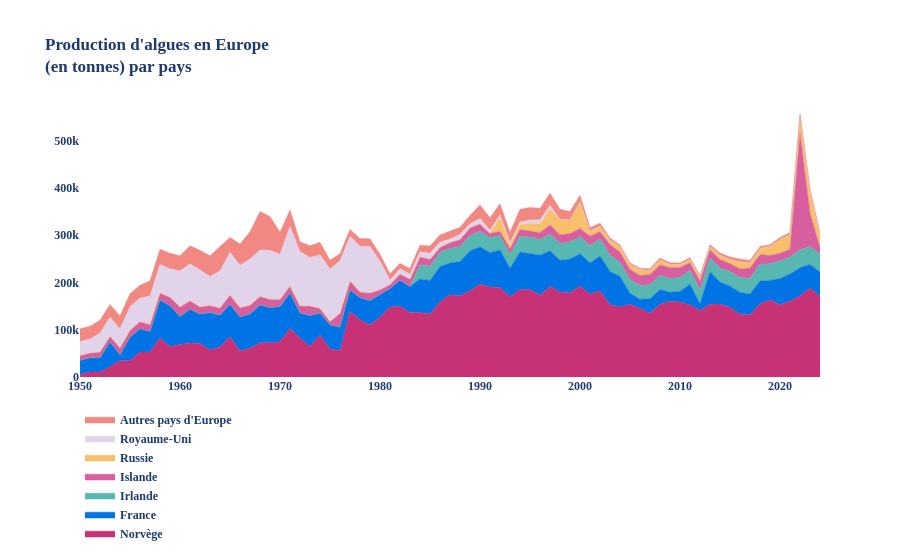

This figure's notebook cell:
### Code cell
df_prod_alguae_europe = df_prod_alguae[df_prod_alguae["UN_Code"].isin(list_europe)].rename(columns={"COUNTRY.UN_CODE": "UN_Code", "PERIOD": "Année","VALUE" : "Production"}).merge(df_countries_filter, on="UN_Code", how="left").rename(columns={"Name_Fr": "Pays_2", "Continent_Group_Fr": "Continent"})
df_prod_alguae_europe["Pays"] = df_prod_alguae_europe.apply(lambda row: get_country_europe(row), axis=1)
df_prod_alguae_europe_country_by_year = df_prod_alguae_europe[["Année", "Pays", "Production"]].groupby(["Année", "Pays"]).sum().reset_index()

colors = [('Norvège','#C73175'),('France','#0074E4'),('Irlande','#58B7B0'),('Islande','#D85F9F'), ("Russie",'#F9C06B'), ('Royaume-Uni','#E1D3E9'), ("Autres pays d'Europe",'#F18882')]

fig_5 = create_multi_traces_area_plot(df_prod_alguae_europe_country_by_year,colors, plot_title="Production d'algues en Europe<br>(en tonnes) par pays")
fig_5
